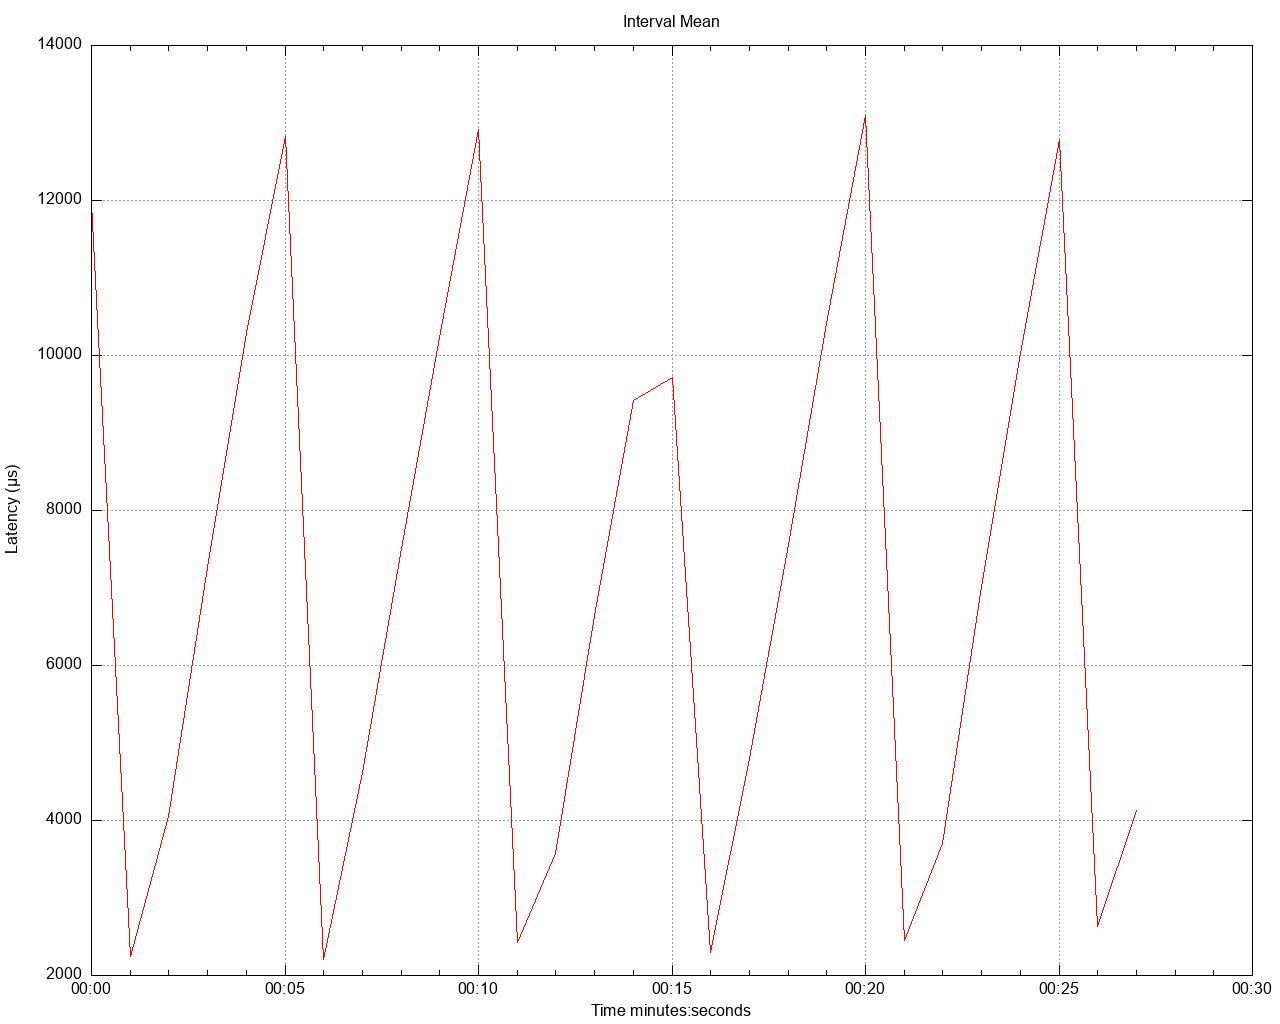

The gnuplot source for this figure:
set title 'Interval Mean' noenhanced
set style data lines
set datafile separator ","
set terminal png size 1280,1024
set grid
set key below
set xdata time
set timefmt "%s"
offset = 0
t0(x)=(offset=($0==0) ? x : offset, x - offset)
set xlabel 'Time minutes:seconds'
set ylabel 'Latency (μs)'
set output '/Users/gbarnett/git/hazelcast-simulator/atomiclong-3node-member/atomicreference/latency/latency_interval_mean_fourKbWrite.png'
plot \
   '/Users/gbarnett/git/hazelcast-simulator/atomiclong-3node-member/atomicreference/data/latency_interval_mean_fourKbWrite_1.data' using (t0(timecolumn(1))):2 title "" lt rgb "red", \
